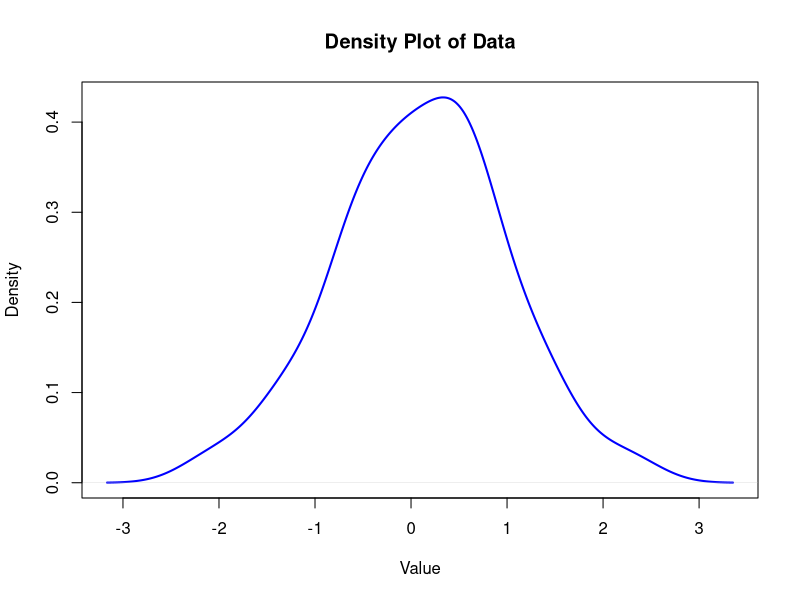
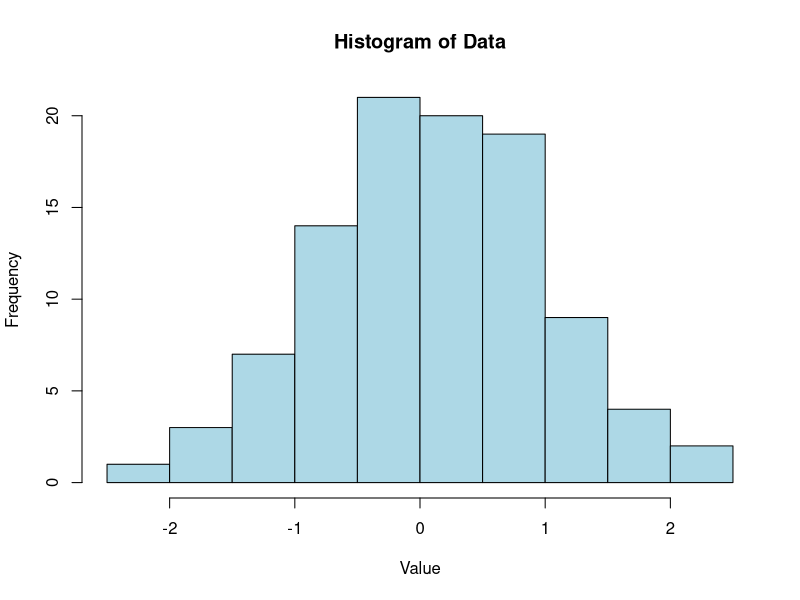
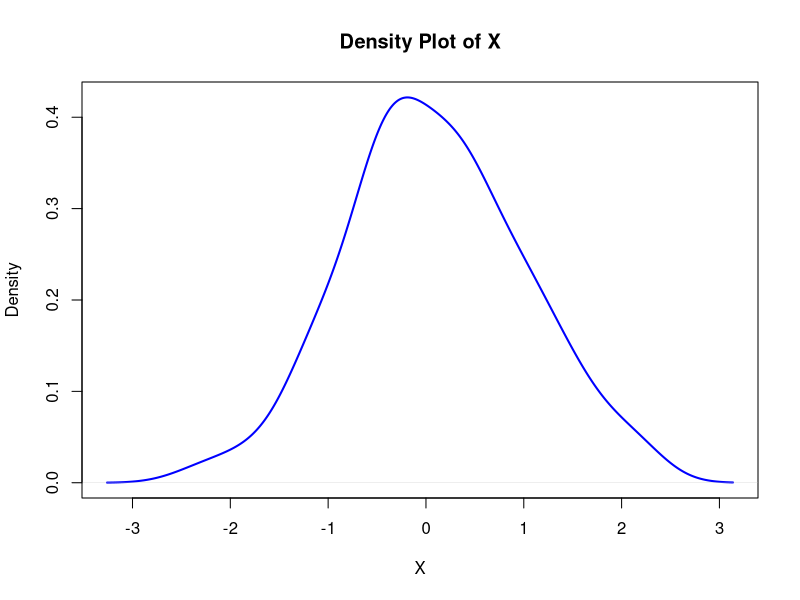
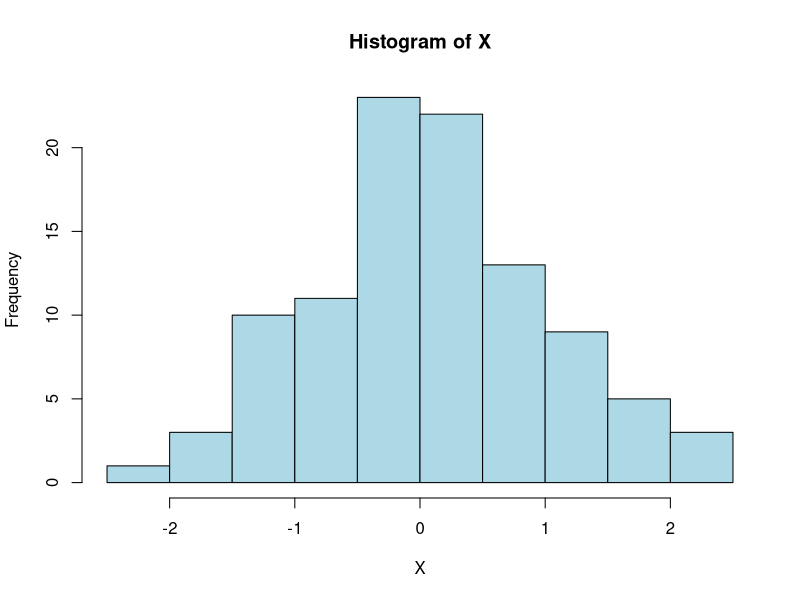
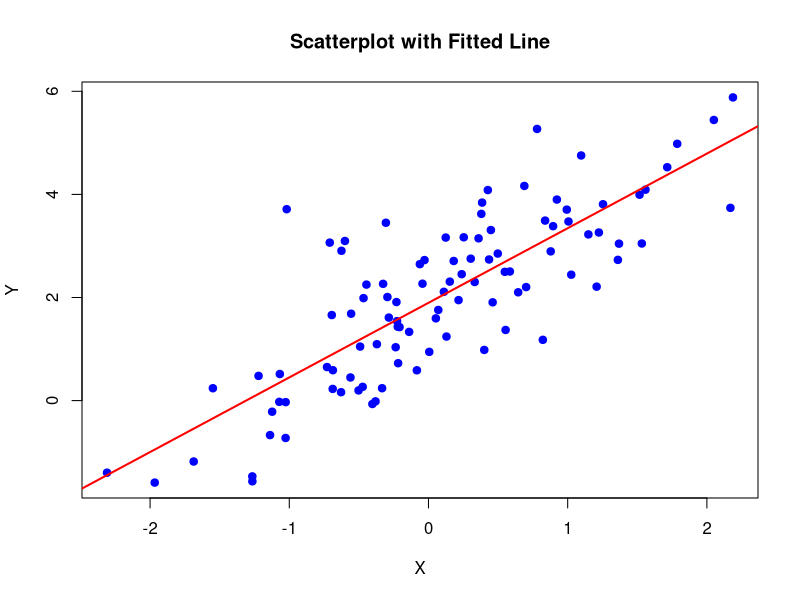
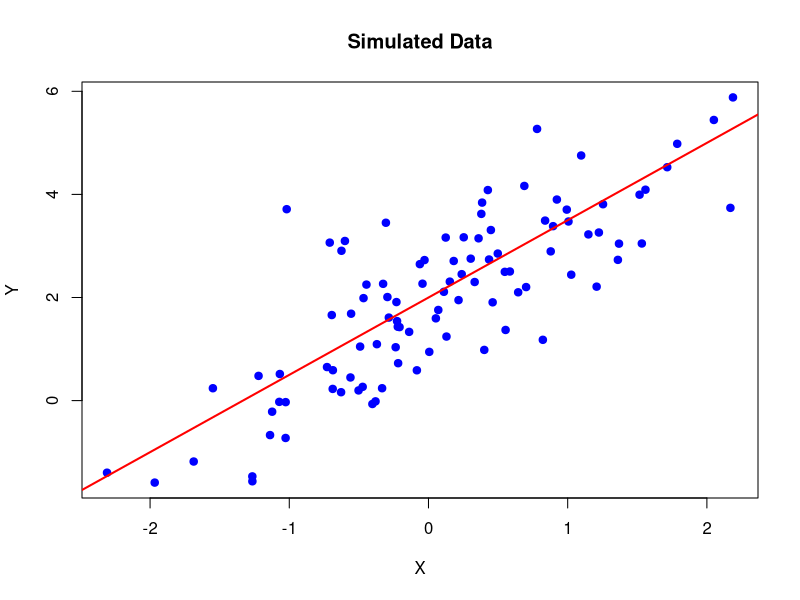
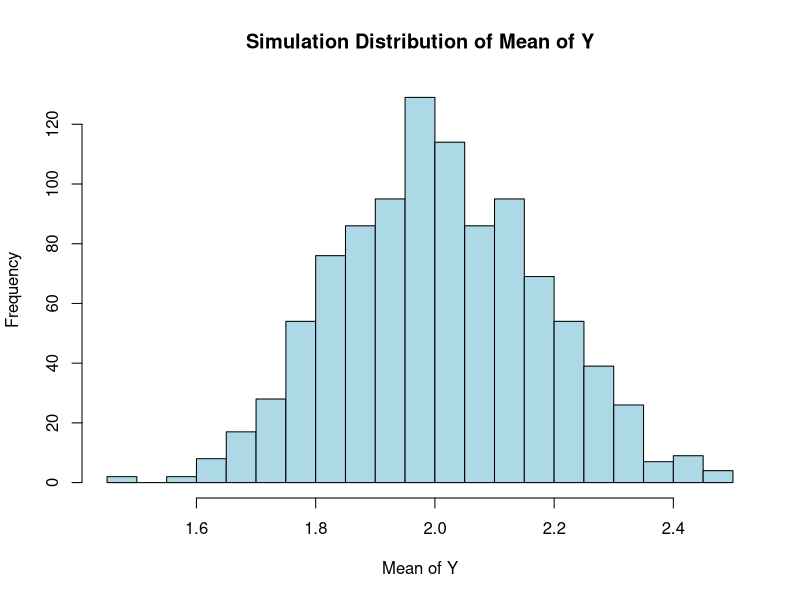
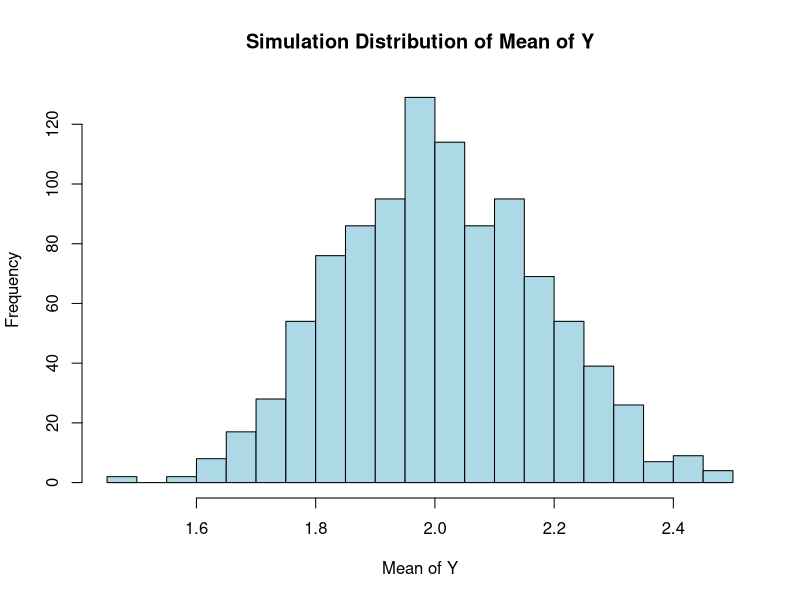

The R script that drew these images, in order:
## ---- chunk 1
# Fit a simple linear regression model
data(mtcars)
lm_model <- lm(mpg ~ hp, data = mtcars)

# Get the summary
summary(lm_model)
## ---- chunk 2
# Load dataset
data(mtcars)

# Fit linear model
lm_model <- lm(mpg ~ hp, data = mtcars)

# Get summary
summary(lm_model)
## ---- chunk 3
# Example data
set.seed(1)
data <- rnorm(100)

# Density plot
plot(density(data),
     main = "Density Plot of Data",
     xlab = "Value",
     ylab = "Density",
     col = "blue",
     lwd = 2)
## ---- chunk 4
# Histogram
hist(data,
     breaks = 10,  # Number of bins
     main = "Histogram of Data",
     xlab = "Value",
     col = "lightblue",
     border = "black")
## ---- chunk 5
# Generate example data
set.seed(123)
x <- rnorm(100)
y <- 2 + 1.5 * x + rnorm(100, sd = 1)

# (1) Density Plot
plot(density(x),
     main = "Density Plot of X",
     xlab = "X",
     col = "blue",
     lwd = 2)

# (2) Histogram
hist(x,
     breaks = 10,
     main = "Histogram of X",
     xlab = "X",
     col = "lightblue",
     border = "black")

# (3) Scatterplot with Fitted Line
plot(x, y,
     main = "Scatterplot with Fitted Line",
     xlab = "X",
     ylab = "Y",
     pch = 19,
     col = "blue")
abline(lm(y ~ x), col = "red", lwd = 2)

## ---- chunk 6
set.seed(123)  # For reproducibility

# Parameters
n <- 100                 # Number of observations
beta_0 <- 2              # Intercept
beta_1 <- 1.5            # Slope
sigma <- 1               # Standard deviation of noise

# Generate data
x <- rnorm(n, mean = 0, sd = 1)  # Predictor variable
epsilon <- rnorm(n, mean = 0, sd = sigma)  # Random noise
y <- beta_0 + beta_1 * x + epsilon         # Response variable

# Create a data frame
data <- data.frame(x = x, y = y)

# Plot the simulated data
plot(data$x, data$y,
     main = "Simulated Data",
     xlab = "X",
     ylab = "Y",
     pch = 19,
     col = "blue")
abline(a = beta_0, b = beta_1, col = "red", lwd = 2)  # True line
## ---- chunk 7
set.seed(123)

# Simulation parameters
num_simulations <- 1000
n <- 100
beta_0 <- 2
beta_1 <- 1.5
sigma <- 1

# Storage for means
y_means <- numeric(num_simulations)

# Simulation loop
for (i in 1:num_simulations) {
  # Generate x and epsilon
  x <- rnorm(n, mean = 0, sd = 1)
  epsilon <- rnorm(n, mean = 0, sd = sigma)
  
  # Generate y
  y <- beta_0 + beta_1 * x + epsilon
  
  # Compute and store the mean of y
  y_means[i] <- mean(y)
}

# Plot the simulation distribution
hist(y_means,
     breaks = 30,
     main = "Simulation Distribution of Mean of Y",
     xlab = "Mean of Y",
     col = "lightblue",
     border = "black")

## ---- chunk 8

# Summary statistics
simulated_mean <- mean(y_means)
simulated_sd <- sd(y_means)

# Print results
cat("Simulated Mean of Y:", simulated_mean, "\n")
cat("Simulated SD of Y:", simulated_sd, "\n")

# Compare to theoretical mean and standard deviation
theoretical_mean <- beta_0
theoretical_sd <- sigma / sqrt(n)

cat("Theoretical Mean of Y:", theoretical_mean, "\n")
cat("Theoretical SD of Y:", theoretical_sd, "\n")
## ---- chunk 9
# Set parameters
set.seed(123)
num_simulations <- 1000
n <- 100
beta_0 <- 2
beta_1 <- 1.5
sigma <- 1

# Storage for means
y_means <- numeric(num_simulations)

# Simulation loop
for (i in 1:num_simulations) {
  x <- rnorm(n, mean = 0, sd = 1)
  epsilon <- rnorm(n, mean = 0, sd = sigma)
  y <- beta_0 + beta_1 * x + epsilon
  y_means[i] <- mean(y)
}

# Plot simulation distribution
hist(y_means,
     breaks = 30,
     main = "Simulation Distribution of Mean of Y",
     xlab = "Mean of Y",
     col = "lightblue",
     border = "black")

# Calculate and print statistics
cat("Simulated Mean of Y:", mean(y_means), "\n")
cat("Simulated SD of Y:", sd(y_means), "\n")
cat("Theoretical Mean of Y:", beta_0, "\n")
cat("Theoretical SD of Y:", sigma / sqrt(n), "\n")
## ---- chunk 10
set.seed(123)
# Generate data
n <- 200
x1 <- rnorm(n, mean = 0, sd = 1)
x2 <- rnorm(n, mean = 0, sd = 1)
epsilon <- rnorm(n, mean = 0, sd = 1)
y <- 2 + 1.5 * x1 - 2 * x2 + 0.8 * x1 * x2 + 1.2 * x1^2 + epsilon
# Create a data frame
data <- data.frame(y, x1, x2)
## ---- chunk 11
# Fit linear model with interactions and polynomials
lm_model <- lm(y ~ x1 + x2 + I(x1 * x2) + I(x1^2), data = data)

# Print summary of the model
summary(lm_model)
## ---- chunk 12

library(glmnet)

# Prepare data for glmnet
x <- model.matrix(y ~ x1 + x2 + I(x1 * x2) + I(x1^2), data)[, -1]  # Remove intercept
y <- data$y

# Fit Ridge Regression
ridge_model <- glmnet(x, y, alpha = 0)  # alpha = 0 for Ridge
plot(ridge_model, xvar = "lambda", label = TRUE)  # Plot coefficient paths
## ---- chunk 13

# Fit Lasso Regression
lasso_model <- glmnet(x, y, alpha = 1)  # alpha = 1 for Lasso
plot(lasso_model, xvar = "lambda", label = TRUE)  # Plot coefficient paths
## ---- chunk 14
# Ridge Cross-Validation
ridge_cv <- cv.glmnet(x, y, alpha = 0)  # Ridge
best_lambda_ridge <- ridge_cv$lambda.min
cat("Best Lambda for Ridge:", best_lambda_ridge, "\n")

# Lasso Cross-Validation
lasso_cv <- cv.glmnet(x, y, alpha = 1)  # Lasso
best_lambda_lasso <- lasso_cv$lambda.min
cat("Best Lambda for Lasso:", best_lambda_lasso, "\n")
## ---- chunk 15
# Refit models with optimal lambda
ridge_final <- glmnet(x, y, alpha = 0, lambda = best_lambda_ridge)
lasso_final <- glmnet(x, y, alpha = 1, lambda = best_lambda_lasso)

# Coefficients for Ridge and Lasso
coef_ridge <- coef(ridge_final)
coef_lasso <- coef(lasso_final)

cat("Ridge Coefficients:\n")
print(coef_ridge)
cat("Lasso Coefficients:\n")
print(coef_lasso)
## ---- chunk 16
# Create a 2x3 matrix
A <- matrix(c(1, 2, 3, 4, 5, 6), nrow = 2, ncol = 3, byrow = TRUE)
print(A)
## ---- chunk 17
dim(A)       # Dimensions of matrix A
nrow(A)      # Number of rows in A
ncol(A)      # Number of columns in A
## ---- chunk 18
# Create two matrices
B <- matrix(c(6, 5, 4, 3, 2, 1), nrow = 2, ncol = 3)
A + B  # Matrix addition
A - B  # Matrix subtraction
## ---- chunk 19
C <- matrix(c(1, 2, 3, 4), nrow = 2, ncol = 2)
D <- matrix(c(5, 6, 7, 8), nrow = 2, ncol = 2)

C %*% D  # Matrix multiplication
## ---- chunk 20
transpose_A <- t(A)
print(transpose_A)
## ---- chunk 21
# Create a square matrix
E <- matrix(c(2, 1, 1, 2), nrow = 2)

# Compute the inverse
inverse_E <- solve(E)
print(inverse_E)
## ---- chunk 22
# Create two matrices
A <- matrix(c(1, 2, 3, 4, 5, 6), nrow = 2, ncol = 3)
B <- matrix(c(6, 5, 4, 3, 2, 1), nrow = 2, ncol = 3)

# Matrix addition
add_AB <- A + B

# Matrix transpose
transpose_A <- t(A)

# Create a square matrix for inverse
C <- matrix(c(2, 1, 1, 2), nrow = 2)

# Compute the inverse
inverse_C <- solve(C)

# Print results
cat("Matrix A:\n")
print(A)
cat("\nMatrix B:\n")
print(B)
cat("\nA + B:\n")
print(add_AB)
cat("\nTranspose of A:\n")
print(transpose_A)
cat("\nInverse of C:\n")
print(inverse_C)
